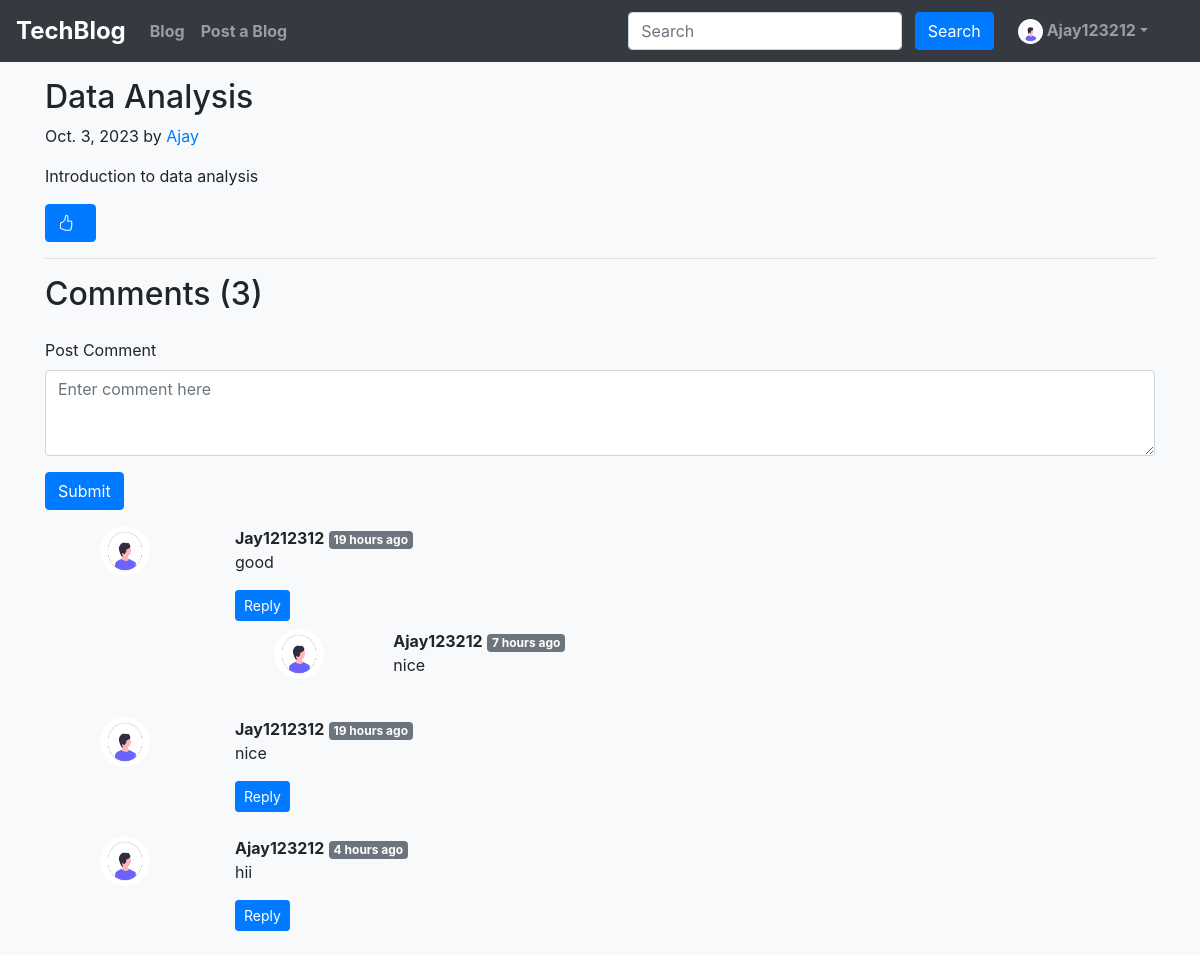
The page /blog/data-analysis (signed in) on the database its author committed.
### blog_app/models.py (models this page shows, shortened)
class Post(models.Model):
    sno = models.AutoField(primary_key=True)
    title = models.CharField(max_length=255)
    author = models.CharField(max_length=14)
    slug = models.CharField(max_length=130)
    timestamp = models.DateField(blank=True, null=True)  # Use DateTimeField instead
    content = models.TextField()
    like_User = models.ManyToManyField(User, related_name='liked_posts')

class BlogComment(models.Model):
    sno= models.AutoField(primary_key=True)
    comment=models.TextField()
    user=models.ForeignKey(User, on_delete=models.CASCADE)
    post=models.ForeignKey(Post, on_delete=models.CASCADE)
    parent=models.ForeignKey('self',on_delete=models.CASCADE, null=True )
    timestamp= models.DateTimeField(default=now)

### blog_app/views.py (the view)
# urls.py: path('<str:slug>', views.blogPost, name="blogPost"),
def blogPost(request, slug):
    post=Post.objects.filter(slug=slug).first()
    comments= BlogComment.objects.filter(post=post, parent=None)
    replies= BlogComment.objects.filter(post=post).exclude(parent=None)
    replyDict={}
    for reply in replies:
        if reply.parent.sno not in replyDict.keys():
            replyDict[reply.parent.sno]=[reply]
        else:
            replyDict[reply.parent.sno].append(reply)
    context={'post':post, 'comments': comments, 'user': request.user, 'replyDict': replyDict}
    return render(request, "blog/blogPost.html", context)

### blog_app/templatetags/extras.py (called while the page is built)
@register.filter(name='get_val')
def get_val(dict, key):
    return dict.get(key)

### templates/blog/blogpost.html (shortened to what this page needs)
{% extends 'base.html' %} {% block title %} Blogpost{% endblock title %} {%block body %}
{% load humanize %} {% load extras %}
<div class="container my-3">
  <h2 class="blog-post-title">{{post.title}}</h2>
  <p class="blog-post-meta">
    {{post.timestamp}} by <a href="/about">{{post.author}}</a>
  </p>
  <p>{{post.content|safe}}</p>
  <button
    class="btn btn-primary"
    id="like-button"
    data-post-id="{{ post.sno }}"
    hx-get = "/blog/like/{{post.sno}}"
    hx-target = "#like-count"
>
    <i class="bi-hand-thumbs-up"></i> &nbsp;
</button>
  <hr />
</div>
<div class="container">
  <h2 class="mb-4">Comments ({{comments.count}})</h2>
  <div class="my-2">
    {% if user.is_authenticated %}
    <form action="/blog/postComment" method="post">
      <div class="form-group">
        <label for="comment">Post Comment</label>
        <textarea
          class="form-control"
          rows="3"
          name="comment"
          placeholder="Enter comment here"
          required
        ></textarea>
      </div>
      <button type="submit" class="btn btn-primary">Submit</button>
    </form>
    {% else %}
    <p>Please login to post a comment.</p>
    {% endif %}
  </div>
  {% for comment in comments %}
  <div class="row my-3">
    <div class="col-md-2">
      <img
        class="rounded-circle mx-auto d-block"
        src="/static/img/user.png"
        alt="user"
        width="50"
        height="50"
      />
    </div>
    <div class="col-md-10">
      <div class="comment-header">
        <b>{{comment.user.username}}</b>
        <span class="badge badge-secondary"
          >{{comment.timestamp|naturaltime}}</span
        >
      </div>
      <div class="comment-body">{{comment.comment|linebreaks}}</div>
      <div class="comment-footer">
        {% if user.is_authenticated %}
        <button
          class="btn btn-sm btn-primary"
          type="button"
          data-toggle="collapse"
          data-target="#replyBox{{comment.sno}}"
          aria-expanded="false"
          aria-controls="replyBox{{comment.sno}}"
        >
          Reply
        </button>
        {% endif %}
        <div class="replies my-2">
          {% for reply in replyDict|get_val:comment.sno %}
          <div class="row my-2">
            <div class="col-md-2">
              <img
                class="rounded-circle mx-auto d-block"
                src="/static/img/user.png"
                alt="user"
                width="50"
                height="50"
              />
            </div>
            <div class="col-md-10">
              <div class="comment-header">
                <b>{{reply.user.username}}</b>
                <span class="badge badge-secondary"
                  >{{reply.timestamp|naturaltime}}</span
                >
              </div>
              <div class="comment-body">{{reply.comment|linebreaks}}</div>
            </div>
          </div>
          {% endfor %}
        </div>
      </div>
    </div>
  </div>
  {% endfor %}
</div>
{% endblock %}

### templates/base.html (shortened to what this page needs)
<!DOCTYPE html>
<html lang="en">
  <head>
    <link
      rel="stylesheet"
      href="https://cdn.jsdelivr.net/npm/bootstrap-icons@1.5.0/font/bootstrap-icons.css"
    />
    <link
      rel="stylesheet"
      href="https://stackpath.bootstrapcdn.com/bootstrap/4.5.2/css/bootstrap.min.css"
    />
  </head>
  <body>
    <nav class="navbar navbar-expand-lg navbar-dark">
      <a class="navbar-brand" href="/">TechBlog</a>
      <div class="collapse navbar-collapse" id="navbarSupportedContent">
        <ul class="navbar-nav mr-auto">
          <li class="nav-item {% block blogactive %} {% endblock blogactive %}">
            <a class="nav-link" href="/blog">Blog</a>
          </li>
          <li
            class="nav-item {% block postablogactive %} {% endblock postablogactive %}"
          >
            <a class="nav-link" href="/blog/post-a-blog">Post a Blog </a>
          </li>
        </ul>
        <div class="ml-auto form-inline search-form">
          <form method="get" action="/search" class="my-2 my-lg-0 mx-3">
            <input
              class="form-control mr-sm-2"
              type="search"
              placeholder="Search"
              aria-label="Search"
              name="query"
              id="query"
            />
            <button class="btn btn-primary my-2 my-sm-0" type="submit">
              Search
            </button>
          </form>
          {% if user.is_authenticated %}
          <ul class="navbar-nav mr-2">
            <li class="nav-item dropdown">
              <a
                class="nav-link dropdown-toggle"
                href="#"
                id="navbarDropdown"
                role="button"
                data-toggle="dropdown"
              >
                <img
                  class="rounded-circle mx-auto"
                  src="/static/img/user.png"
                  alt="user"
                  width="25"
                  height="25"
                />&nbsp;{{request.user}}</a
              >
            </li>
          </ul>
        </div>
        {% endif %}
      </div>
    </nav>
    {% block body %} {% endblock body %} {% block js %} {% endblock js %}
  </body>
</html>

### templates/base.html (style rules this page uses)
body { background-color: #f8f9fa; }
.navbar { background-color: #343a40; }
.navbar-brand { font-size: 24px; font-weight: bold; }
.nav-link { color: #fff; font-weight: bold; }
.search-form { margin-right: 20px; }

### rows shown on the page
Post: title "Data Analysis", timestamp "Oct. 3, 2023", author "Ajay", content "Introduction to data analysis"
BlogComment: user.username "Jay1212312", timestamp "19 hours ago", comment "good"
BlogComment: user.username "Ajay123212", timestamp "7 hours ago", comment "nice"
BlogComment: user.username "Jay1212312", timestamp "19 hours ago", comment "nice"
BlogComment: user.username "Ajay123212", timestamp "4 hours ago", comment "hii"

### other values the page prints
{{ request.user }} "Ajay123212"
{{ comments.count }} "3"
